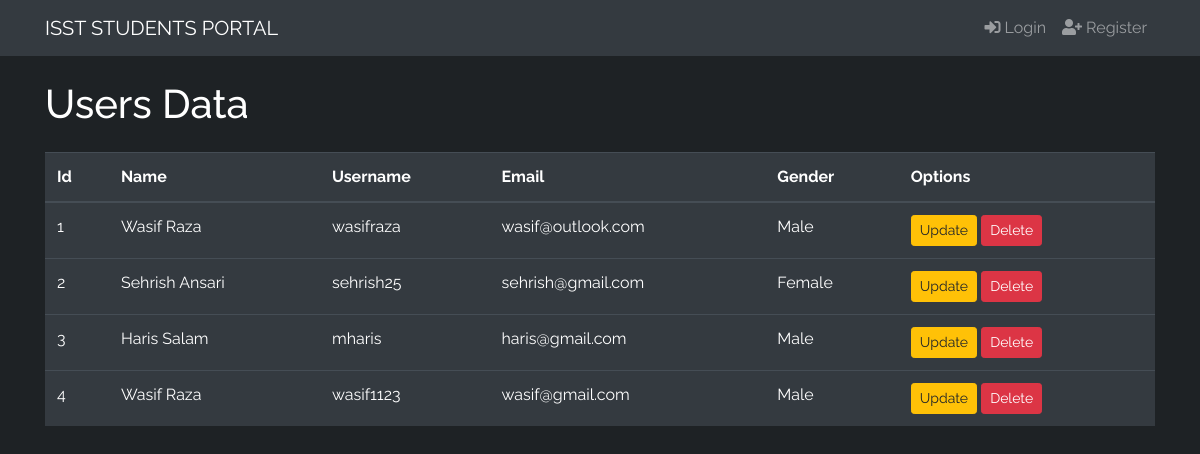
The page /admin on the database its author committed.
### sportal/models.py (models this page shows, shortened)
class User(db.Model, UserMixin):
    id = db.Column(db.Integer(), primary_key=True)
    fname    = db.Column(db.String(length=255), nullable=False)
    lname    = db.Column(db.String(length=255), nullable=False)
    username = db.Column(db.String(length=255), nullable=False, unique=True)
    email    = db.Column(db.String(length=255), nullable=False, unique=True)
    password = db.Column(db.String(length=255), nullable=False)
    gender   = db.Column(db.String(length=255), nullable=False)
    course   = db.Column(db.Integer(), db.ForeignKey('course.id'))
    @property
    def password_hash(self):
        return self.password

### sportal/routes.py (the view)
@app.route('/admin')
def userspage():
    users = User.query.all()
    return render_template('users.html', users=users)

### sportal/templates/users.html (shortened to what this page needs)
{% extends "base.html" %}
{% block content %}
<section>
    <div class="container mt-4">
        <h1>Users Data</h1>
        <div class="table-responsive">
            <table class="table table-hover table-dark mt-3">
                <thead>
                    <tr>
                        <th scope="col">Id</th>
                        <th scope="col">Name</th>
                        <th scope="col">Username</th>
                        <th scope="col">Email</th>
                        <th scope="col">Gender</th>
                        <th scope="col">Options</th>
                    </tr>
                </thead>
                <tbody>
                    {% for user in users %}
                    <tr>
                        <td>{{ user.id }}</td>
                        <td>{{ user.fname }} {{ user.lname }}</td>
                        <td>{{ user.username }}</td>
                        <td>{{ user.email }}</td>
                        <td>{{ user.gender }}</td>
                        <td>
                            <a href="#" class="btn btn-outline btn-warning btn-sm">Update</a>
                            <a href="#" class="btn btn-outline btn-danger btn-sm">Delete</a>
                        </td>
                    </tr>
                    {% endfor %}
                </tbody>
            </table>
        </div>
    </div>
</section>
{% endblock %}

### sportal/templates/base.html (shortened to what this page needs)
<!doctype html>
<html lang="en">
<head><meta charset="utf-8">
<link rel="stylesheet" href="{{ url_for('static', filename='css/main.css') }}">
<link rel="stylesheet" href="https://cdnjs.cloudflare.com/ajax/libs/font-awesome/5.15.3/css/all.min.css">
<link rel="stylesheet" href="https://cdn.jsdelivr.net/npm/bootstrap@4.5.3/dist/css/bootstrap.min.css">
</head>
<body>
    <nav class="navbar navbar-expand-md navbar-dark bg-dark">
        <div class="container">
            <a class="navbar-brand" href="{{ url_for('homepage') }}">ISST STUDENTS PORTAL</a>
            <div class="collapse navbar-collapse" id="navbarNav">
                {% if current_user.is_authenticated %}
                <ul class="navbar-nav mr-auto">
                    <!-- <li class="nav-item active">
                        <a class="nav-link" href="{{ url_for('dashboard') }}">Dashboard</a>
                    </li> -->
                </ul>
                <ul class="navbar-nav">
                    <li class="nav-item">
                        <a class="nav-link" href="{{ url_for('dashboard') }}">
                            Dashboard
                        </a>
                    </li>
                    <li class="nav-item">
                        <a class="nav-link" href="#">
                            Notification
                        </a>
                    </li>
                    <li class="nav-item">
                        <a class="nav-link" href="{{ url_for('user_progress') }}">
                            <i class=""></i>&nbsp;Progress
                        </a>
                    </li>
                    <li class="nav-item dropdown">
                        <a class="nav-link dropdown-toggle" href="#" id="navbarDropdown" role="button" data-toggle="dropdown" aria-haspopup="true" aria-expanded="false">
                            <i class="fas fa-user"></i>&nbsp;{{ current_user.username }}
                        </a>
                        <div class="dropdown-menu" aria-labelledby="navbarDropdown">
                          <a class="dropdown-item" href="{{ url_for('user_settings') }}"><i class="fas fa-user-edit"></i>&nbsp; Profile Settings</a>
                          <div class="dropdown-divider"></div>
                          <a class="dropdown-item" href="#"><i class="fas fa-question-circle"></i>&nbsp;&nbsp;Help</a>
                          <a class="dropdown-item" href="#"><i class="fas fa-info-circle"></i>&nbsp;&nbsp;Support</a>
                          <a class="dropdown-item" href="{{ url_for('logoutpage') }}"><i class="fas fa-sign-out-alt"></i>&nbsp;&nbsp;Logout</a>
                        </div>
                    </li>
                </ul>
                {% else %}
                <ul class="navbar-nav">
                    <li class="nav-item">
                        <a class="nav-link" href="{{ url_for('loginpage') }}">
                            <i class="fas fa-sign-in-alt"></i>&nbsp;Login
                        </a>
                    </li>
                    <li class="nav-item">
                        <a class="nav-link" href="{{ url_for('registerpage') }}">
                            <i class="fas fa-user-plus"></i>&nbsp;Register
                        </a>
                    </li>
                </ul>
                {% endif %}
            </div>
        </div>
    </nav>
    {% block content %}
    {% endblock %}
</body>
</html>

### sportal/static/css/main.css (style rules this page uses)
body { background: #1e2225 !important; color: #fff !important; min-height: 100vh; }

### sportal/templates/base.html (style rules this page uses)
body { font-family: 'Raleway', sans-serif; }

### rows shown on the page
User: id "1", fname "Wasif", lname "Raza", username "wasifraza", email "wasif@outlook.com", gender "Male"
User: id "2", fname "Sehrish", lname "Ansari", username "sehrish25", email "sehrish@gmail.com", gender "Female"
User: id "3", fname "Haris", lname "Salam", username "mharis", email "haris@gmail.com", gender "Male"
User: id "4", fname "Wasif", lname "Raza", username "wasif1123", email "wasif@gmail.com", gender "Male"
